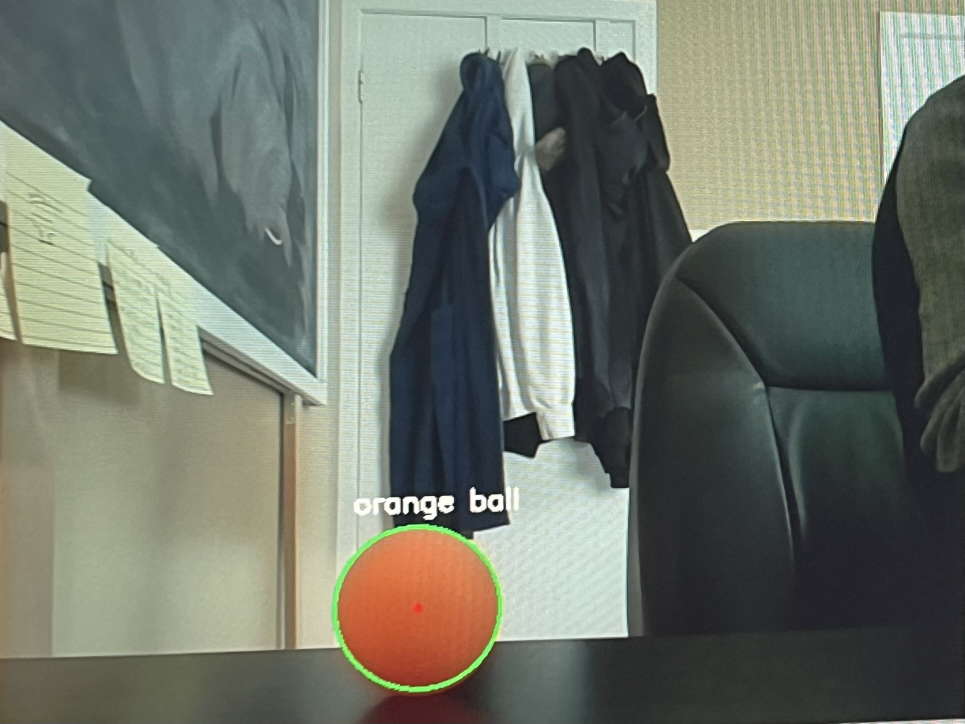
#> input picture CE_W2025/images/color_detection.jpg, 2893 x 2171 px (shown at 1/3 size)
$ python -i distancecalc.py   (imports and definitions only)
#> lines starting #> are read from the running program, lines starting #| are printed output that depends on the picture; after the words box and inside, x2 and y2 are one past the last pixel; in counts of white or black regions, pixels touching at a corner belong together
#> further down, picture is the input picture: shape (2171, 2893, 3); mean B, G, R 107.8, 118.9, 113.7
# Import the necessary packages
from imutils import paths
import numpy as np
import imutils
import cv2
import os


KERNEL = np.ones((5, 5), np.uint8)

# You must insert the lower and upper bounds for the colours you wish to detect. Note lighting conditions greatly affect the success rate of this.
ORANGE_LOWER = np.array([6, 120, 160])
ORANGE_UPPER = np.array([26, 255, 255])

# Function that identifies and returns the position and radius of the object of the colour you're trying to detect


def find_marker(image):

    # Declares colour spectrum
    hsv = cv2.cvtColor(image, cv2.COLOR_BGR2HSV)
#> hsv: shape (2171, 2893, 3); mean H, S, V 66.9, 44.3, 123.4

    # Mask of object
    mask = cv2.inRange(hsv, ORANGE_LOWER, ORANGE_UPPER)
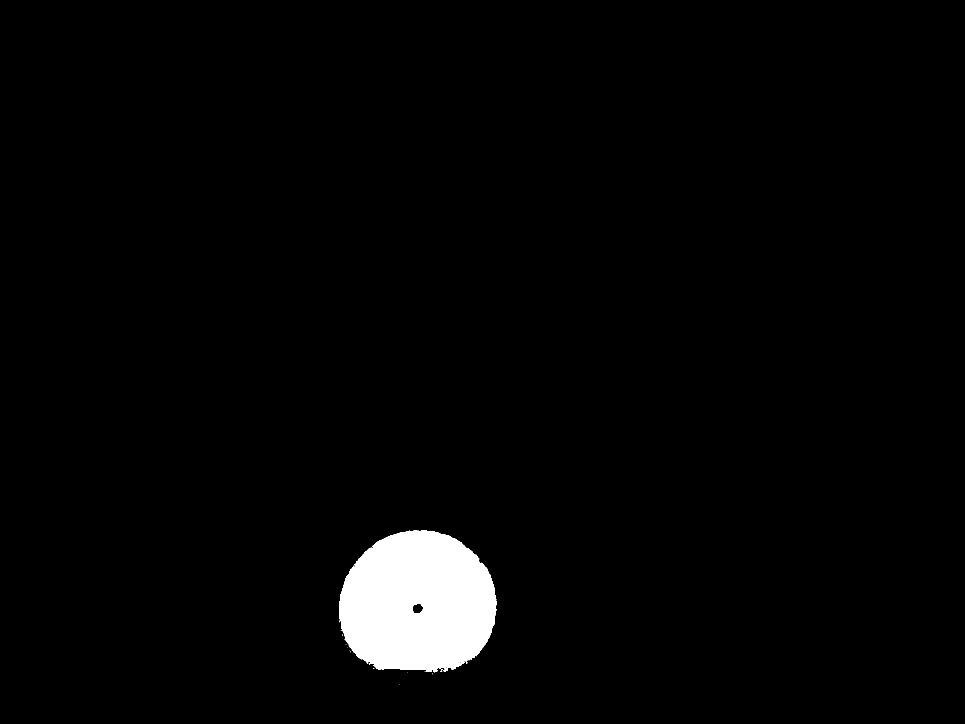
#> mask: shape (2171, 2893) (shown at 1/3 size); 2.5% white; 23 white regions (21 under 20 px), largest, box (x1, y1, x2, y2) and area: (1017, 1591, 1489, 2017) 159039, (1320, 2012, 1327, 2016) 21
    mask = cv2.morphologyEx(mask, cv2.MORPH_OPEN, KERNEL, iterations=1)
#> mask: shape (2171, 2893); 2.5% white; 3 white regions, box (x1, y1, x2, y2) and area: (1017, 1591, 1489, 2016) 158604, (1336, 2006, 1343, 2013) 46, (1409, 1970, 1414, 1975) 25
    mask = cv2.morphologyEx(mask, cv2.MORPH_CLOSE, KERNEL, iterations=1)
#> mask: shape (2171, 2893); 2.5% white; 1 white region

    # Finds countours of the object with the colour
    cnts = cv2.findContours(mask, cv2.RETR_EXTERNAL, cv2.CHAIN_APPROX_SIMPLE)
#> cnts = 1 contour; box (x1, y1, x2, y2) and area: (1017, 1591, 1489, 2016) 158888
    cnts = imutils.grab_contours(cnts)

    # If no contour is detected around object
    if not cnts:
        return None
    c = max(cnts, key=cv2.contourArea)
#> c = contour of 567 points, box (x1, y1, x2, y2) (1017, 1591, 1489, 2016), area 158888

    # Minimizes the risk of detecting dots with that colour (ensures the entire ping pong ball is enclosed, not just specific dots with the specific colour)
    if cv2.contourArea(c) < 200:
        return None

    # Position as well as the radius of the object is returned
    (x, y), radius = cv2.minEnclosingCircle(c)
#> x = 1250.9; y = 1816.7; radius = 237.9
    return (x, y), radius

# Function that calculates the distance of the object to the camera


def distance_to_camera(knownWidth_cm, focalLength_px, perWidth_px):
    return (knownWidth_cm * focalLength_px) / perWidth_px


# Path where the photo of the calibration photo is taken (You must take a new one every time with snap_photo.py if you go into a new environment)
calib_path = "/directory1/directory2/calibration_photo.jpg"

# To calibrate the calculations, you must measure beforehand the distance of the object from the camera and its width
KNOWN_DISTANCE_CM = 33.50
KNOWN_WIDTH_CM = 4.0

# If no calibration photo is found, a FileNotFoundError is raised
# [5 lines not run here, left out]

# Finds the position as well as the radius of the object
# [1 line that did not run here, left out]

# If no marker is found, raises an error
# [2 lines not run here, left out]

# Variables for the camera
# [1 line that did not run here, left out]
# [1 line that did not run here, left out]
# [1 line that did not run here, left out]

# Creates window with the image for the photos below
# [46 lines not run here, left out]

>>> import cv2
>>> picture = cv2.imread('../CE_W2025/images/color_detection.jpg')
>>> result = find_marker(picture)
#> result = ((1250.9, 1816.7), 237.9)
